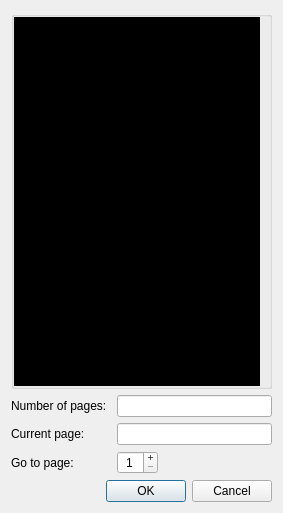
<?xml version="1.0" encoding="UTF-8"?>
<ui version="4.0">
 <class>GoPageDialog</class>
 <widget class="QDialog" name="GoPageDialog">
  <property name="geometry">
   <rect>
    <x>0</x>
    <y>0</y>
    <width>283</width>
    <height>513</height>
   </rect>
  </property>
  <property name="windowTitle">
   <string>Go to Page</string>
  </property>
  <property name="windowIcon">
   <iconset resource="../resource/main_window_view.qrc">
    <normaloff>:/icons/elementary3-icon-theme/actions/48/search.svg</normaloff>:/icons/elementary3-icon-theme/actions/48/search.svg</iconset>
  </property>
  <property name="modal">
   <bool>true</bool>
  </property>
  <layout class="QVBoxLayout" name="verticalLayout">
   <item>
    <layout class="QVBoxLayout" name="verticalLayout_2">
     <item>
      <widget class="QGroupBox" name="groupBox">
       <property name="title">
        <string/>
       </property>
       <property name="alignment">
        <set>Qt::AlignCenter</set>
       </property>
       <property name="flat">
        <bool>true</bool>
       </property>
       <layout class="QVBoxLayout" name="vertical_layout_3">
        <property name="leftMargin">
         <number>0</number>
        </property>
        <property name="topMargin">
         <number>0</number>
        </property>
        <property name="rightMargin">
         <number>9</number>
        </property>
        <property name="bottomMargin">
         <number>0</number>
        </property>
        <item>
         <widget class="QScrollArea" name="scrollArea">
          <property name="styleSheet">
           <string notr="true">background-color: rgb(0, 0, 0);</string>
          </property>
          <property name="frameShape">
           <enum>QFrame::NoFrame</enum>
          </property>
          <property name="frameShadow">
           <enum>QFrame::Sunken</enum>
          </property>
          <property name="verticalScrollBarPolicy">
           <enum>Qt::ScrollBarAlwaysOff</enum>
          </property>
          <property name="horizontalScrollBarPolicy">
           <enum>Qt::ScrollBarAlwaysOff</enum>
          </property>
          <property name="widgetResizable">
           <bool>true</bool>
          </property>
          <property name="alignment">
           <set>Qt::AlignCenter</set>
          </property>
          <widget class="QWidget" name="scrollAreaWidgetContents_2">
           <property name="geometry">
            <rect>
             <x>0</x>
             <y>0</y>
             <width>246</width>
             <height>348</height>
            </rect>
           </property>
           <layout class="QHBoxLayout" name="horizontalLayout">
            <item>
             <widget class="QLabel" name="label_icon">
              <property name="text">
               <string/>
              </property>
              <property name="alignment">
               <set>Qt::AlignCenter</set>
              </property>
             </widget>
            </item>
           </layout>
          </widget>
         </widget>
        </item>
       </layout>
      </widget>
     </item>
     <item>
      <layout class="QFormLayout" name="formLayout">
       <property name="fieldGrowthPolicy">
        <enum>QFormLayout::ExpandingFieldsGrow</enum>
       </property>
       <item row="0" column="0">
        <widget class="QLabel" name="label_num_pages">
         <property name="text">
          <string>Number of pages: </string>
         </property>
         <property name="alignment">
          <set>Qt::AlignLeading|Qt::AlignLeft|Qt::AlignVCenter</set>
         </property>
        </widget>
       </item>
       <item row="0" column="1">
        <widget class="QLineEdit" name="line_edit_num_page">
         <property name="sizePolicy">
          <sizepolicy hsizetype="Expanding" vsizetype="Fixed">
           <horstretch>0</horstretch>
           <verstretch>0</verstretch>
          </sizepolicy>
         </property>
         <property name="maximumSize">
          <size>
           <width>16777214</width>
           <height>16777215</height>
          </size>
         </property>
         <property name="frame">
          <bool>true</bool>
         </property>
         <property name="alignment">
          <set>Qt::AlignCenter</set>
         </property>
         <property name="readOnly">
          <bool>true</bool>
         </property>
        </widget>
       </item>
       <item row="1" column="0">
        <widget class="QLabel" name="label_current_page">
         <property name="text">
          <string>Current page:        </string>
         </property>
         <property name="alignment">
          <set>Qt::AlignLeading|Qt::AlignLeft|Qt::AlignVCenter</set>
         </property>
        </widget>
       </item>
       <item row="1" column="1">
        <widget class="QLineEdit" name="line_edit_current_page">
         <property name="frame">
          <bool>true</bool>
         </property>
         <property name="alignment">
          <set>Qt::AlignCenter</set>
         </property>
         <property name="readOnly">
          <bool>true</bool>
         </property>
        </widget>
       </item>
       <item row="2" column="0">
        <widget class="QLabel" name="label_go_page">
         <property name="text">
          <string>Go to page:           </string>
         </property>
        </widget>
       </item>
       <item row="2" column="1">
        <widget class="QSpinBox" name="spin_box_go_page">
         <property name="wrapping">
          <bool>false</bool>
         </property>
         <property name="alignment">
          <set>Qt::AlignCenter</set>
         </property>
         <property name="buttonSymbols">
          <enum>QAbstractSpinBox::PlusMinus</enum>
         </property>
         <property name="accelerated">
          <bool>true</bool>
         </property>
         <property name="correctionMode">
          <enum>QAbstractSpinBox::CorrectToPreviousValue</enum>
         </property>
         <property name="suffix">
          <string/>
         </property>
         <property name="minimum">
          <number>1</number>
         </property>
        </widget>
       </item>
      </layout>
     </item>
    </layout>
   </item>
   <item>
    <widget class="QDialogButtonBox" name="buttonBox">
     <property name="orientation">
      <enum>Qt::Horizontal</enum>
     </property>
     <property name="standardButtons">
      <set>QDialogButtonBox::Cancel|QDialogButtonBox::Ok</set>
     </property>
     <property name="centerButtons">
      <bool>false</bool>
     </property>
    </widget>
   </item>
  </layout>
 </widget>
 <resources>
  <include location="../resource/main_window_view.qrc"/>
 </resources>
 <connections>
  <connection>
   <sender>buttonBox</sender>
   <signal>accepted()</signal>
   <receiver>GoPageDialog</receiver>
   <slot>accept()</slot>
   <hints>
    <hint type="sourcelabel">
     <x>252</x>
     <y>249</y>
    </hint>
    <hint type="destinationlabel">
     <x>157</x>
     <y>253</y>
    </hint>
   </hints>
  </connection>
  <connection>
   <sender>buttonBox</sender>
   <signal>rejected()</signal>
   <receiver>GoPageDialog</receiver>
   <slot>reject()</slot>
   <hints>
    <hint type="sourcelabel">
     <x>320</x>
     <y>249</y>
    </hint>
    <hint type="destinationlabel">
     <x>286</x>
     <y>253</y>
    </hint>
   </hints>
  </connection>
  <connection>
   <sender>spin_box_go_page</sender>
   <signal>valueChanged(int)</signal>
   <receiver>GoPageDialog</receiver>
   <slot>update()</slot>
   <hints>
    <hint type="sourcelabel">
     <x>283</x>
     <y>83</y>
    </hint>
    <hint type="destinationlabel">
     <x>158</x>
     <y>83</y>
    </hint>
   </hints>
  </connection>
 </connections>
 <slots>
  <slot>go_to_page()</slot>
 </slots>
</ui>
